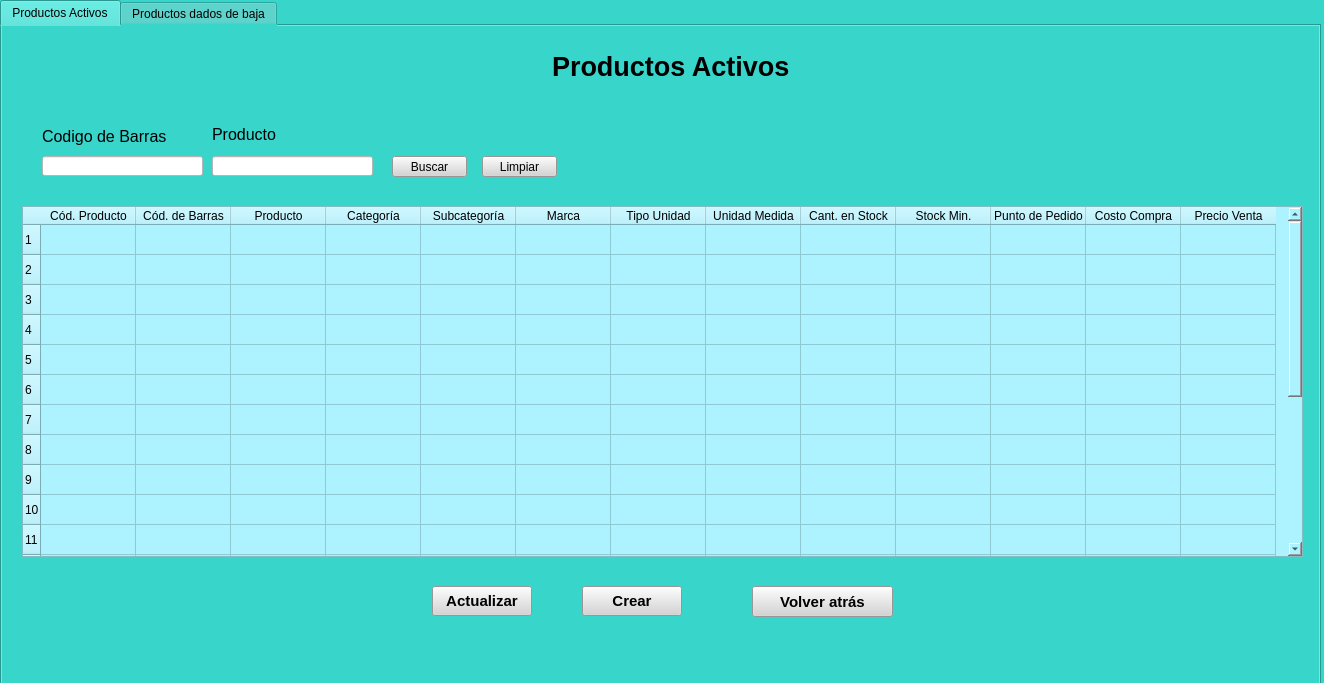
<?xml version="1.0" encoding="UTF-8"?>
<ui version="4.0">
 <class>controlstock</class>
 <widget class="QWidget" name="controlstock">
  <property name="geometry">
   <rect>
    <x>0</x>
    <y>0</y>
    <width>1324</width>
    <height>683</height>
   </rect>
  </property>
  <property name="windowTitle">
   <string>Control de Stock</string>
  </property>
  <property name="styleSheet">
   <string notr="true">background-color: rgb(56, 213, 203);</string>
  </property>
  <widget class="QTabWidget" name="tabWidget">
   <property name="geometry">
    <rect>
     <x>0</x>
     <y>0</y>
     <width>1321</width>
     <height>701</height>
    </rect>
   </property>
   <property name="styleSheet">
    <string notr="true">background-color: rgb(56, 213, 203);</string>
   </property>
   <property name="currentIndex">
    <number>0</number>
   </property>
   <widget class="QWidget" name="ProductosActivos">
    <attribute name="title">
     <string>Productos Activos</string>
    </attribute>
    <widget class="QLabel" name="label">
     <property name="geometry">
      <rect>
       <x>550</x>
       <y>20</y>
       <width>251</width>
       <height>41</height>
      </rect>
     </property>
     <property name="font">
      <font>
       <pointsize>20</pointsize>
       <weight>75</weight>
       <bold>true</bold>
      </font>
     </property>
     <property name="text">
      <string>Productos Activos</string>
     </property>
    </widget>
    <widget class="QLabel" name="label_2">
     <property name="geometry">
      <rect>
       <x>40</x>
       <y>100</y>
       <width>131</width>
       <height>21</height>
      </rect>
     </property>
     <property name="font">
      <font>
       <pointsize>12</pointsize>
      </font>
     </property>
     <property name="text">
      <string>Codigo de Barras</string>
     </property>
    </widget>
    <widget class="QLineEdit" name="input_codigo">
     <property name="geometry">
      <rect>
       <x>40</x>
       <y>130</y>
       <width>161</width>
       <height>20</height>
      </rect>
     </property>
     <property name="font">
      <font>
       <pointsize>12</pointsize>
      </font>
     </property>
     <property name="styleSheet">
      <string notr="true">background-color: rgb(255, 255, 255);</string>
     </property>
     <property name="maxLength">
      <number>15</number>
     </property>
    </widget>
    <widget class="QLineEdit" name="input_prod">
     <property name="geometry">
      <rect>
       <x>210</x>
       <y>130</y>
       <width>161</width>
       <height>20</height>
      </rect>
     </property>
     <property name="font">
      <font>
       <pointsize>12</pointsize>
      </font>
     </property>
     <property name="styleSheet">
      <string notr="true">background-color: rgb(255, 255, 255);</string>
     </property>
     <property name="maxLength">
      <number>20</number>
     </property>
    </widget>
    <widget class="QPushButton" name="btn_buscar">
     <property name="geometry">
      <rect>
       <x>390</x>
       <y>130</y>
       <width>75</width>
       <height>21</height>
      </rect>
     </property>
     <property name="styleSheet">
      <string notr="true">background-color: rgb(212, 212, 212);</string>
     </property>
     <property name="text">
      <string>Buscar</string>
     </property>
    </widget>
    <widget class="QTableWidget" name="table_product">
     <property name="enabled">
      <bool>true</bool>
     </property>
     <property name="geometry">
      <rect>
       <x>20</x>
       <y>180</y>
       <width>1281</width>
       <height>351</height>
      </rect>
     </property>
     <property name="sizePolicy">
      <sizepolicy hsizetype="Expanding" vsizetype="Expanding">
       <horstretch>0</horstretch>
       <verstretch>0</verstretch>
      </sizepolicy>
     </property>
     <property name="minimumSize">
      <size>
       <width>740</width>
       <height>350</height>
      </size>
     </property>
     <property name="styleSheet">
      <string notr="true">background-color: rgb(172, 242, 255);</string>
     </property>
     <property name="midLineWidth">
      <number>1</number>
     </property>
     <property name="verticalScrollBarPolicy">
      <enum>Qt::ScrollBarAsNeeded</enum>
     </property>
     <property name="horizontalScrollBarPolicy">
      <enum>Qt::ScrollBarAsNeeded</enum>
     </property>
     <property name="sizeAdjustPolicy">
      <enum>QAbstractScrollArea::AdjustToContents</enum>
     </property>
     <property name="rowCount">
      <number>20</number>
     </property>
     <property name="columnCount">
      <number>13</number>
     </property>
     <attribute name="horizontalHeaderCascadingSectionResizes">
      <bool>false</bool>
     </attribute>
     <attribute name="horizontalHeaderMinimumSectionSize">
      <number>30</number>
     </attribute>
     <attribute name="horizontalHeaderDefaultSectionSize">
      <number>95</number>
     </attribute>
     <attribute name="verticalHeaderDefaultSectionSize">
      <number>30</number>
     </attribute>
     <row/>
     <row/>
     <row/>
     <row/>
     <row/>
     <row/>
     <row/>
     <row/>
     <row/>
     <row/>
     <row/>
     <row/>
     <row/>
     <row/>
     <row/>
     <row/>
     <row/>
     <row/>
     <row/>
     <row/>
     <column>
      <property name="text">
       <string>Cód. Producto</string>
      </property>
     </column>
     <column>
      <property name="text">
       <string>Cód. de Barras</string>
      </property>
     </column>
     <column>
      <property name="text">
       <string>Producto</string>
      </property>
     </column>
     <column>
      <property name="text">
       <string>Categoría</string>
      </property>
     </column>
     <column>
      <property name="text">
       <string>Subcategoría</string>
      </property>
     </column>
     <column>
      <property name="text">
       <string>Marca</string>
      </property>
     </column>
     <column>
      <property name="text">
       <string>Tipo Unidad</string>
      </property>
     </column>
     <column>
      <property name="text">
       <string>Unidad Medida</string>
      </property>
     </column>
     <column>
      <property name="text">
       <string>Cant. en Stock</string>
      </property>
      <property name="textAlignment">
       <set>AlignCenter</set>
      </property>
     </column>
     <column>
      <property name="text">
       <string>Stock Min.</string>
      </property>
     </column>
     <column>
      <property name="text">
       <string>Punto de Pedido</string>
      </property>
     </column>
     <column>
      <property name="text">
       <string>Costo Compra</string>
      </property>
     </column>
     <column>
      <property name="text">
       <string>Precio Venta</string>
      </property>
     </column>
    </widget>
    <widget class="QLabel" name="label_3">
     <property name="geometry">
      <rect>
       <x>210</x>
       <y>100</y>
       <width>81</width>
       <height>16</height>
      </rect>
     </property>
     <property name="font">
      <font>
       <pointsize>12</pointsize>
      </font>
     </property>
     <property name="text">
      <string>Producto</string>
     </property>
    </widget>
    <widget class="QPushButton" name="btn_actualizar">
     <property name="geometry">
      <rect>
       <x>430</x>
       <y>560</y>
       <width>100</width>
       <height>30</height>
      </rect>
     </property>
     <property name="minimumSize">
      <size>
       <width>100</width>
       <height>30</height>
      </size>
     </property>
     <property name="font">
      <font>
       <pointsize>11</pointsize>
       <weight>75</weight>
       <bold>true</bold>
      </font>
     </property>
     <property name="cursor">
      <cursorShape>PointingHandCursor</cursorShape>
     </property>
     <property name="styleSheet">
      <string notr="true">background-color: rgb(212, 212, 212);</string>
     </property>
     <property name="text">
      <string>Actualizar</string>
     </property>
    </widget>
    <widget class="QPushButton" name="btn_create">
     <property name="geometry">
      <rect>
       <x>580</x>
       <y>560</y>
       <width>100</width>
       <height>30</height>
      </rect>
     </property>
     <property name="minimumSize">
      <size>
       <width>100</width>
       <height>30</height>
      </size>
     </property>
     <property name="font">
      <font>
       <pointsize>11</pointsize>
       <weight>75</weight>
       <bold>true</bold>
      </font>
     </property>
     <property name="cursor">
      <cursorShape>PointingHandCursor</cursorShape>
     </property>
     <property name="styleSheet">
      <string notr="true">background-color: rgb(212, 212, 212);</string>
     </property>
     <property name="text">
      <string>Crear</string>
     </property>
    </widget>
    <widget class="QPushButton" name="btn_volver">
     <property name="geometry">
      <rect>
       <x>750</x>
       <y>560</y>
       <width>141</width>
       <height>31</height>
      </rect>
     </property>
     <property name="minimumSize">
      <size>
       <width>140</width>
       <height>30</height>
      </size>
     </property>
     <property name="font">
      <font>
       <pointsize>11</pointsize>
       <weight>75</weight>
       <bold>true</bold>
      </font>
     </property>
     <property name="styleSheet">
      <string notr="true">background-color: rgb(212, 212, 212);</string>
     </property>
     <property name="text">
      <string>Volver atrás</string>
     </property>
    </widget>
    <widget class="QPushButton" name="btn_limpiar">
     <property name="geometry">
      <rect>
       <x>480</x>
       <y>130</y>
       <width>75</width>
       <height>21</height>
      </rect>
     </property>
     <property name="styleSheet">
      <string notr="true">background-color: rgb(212, 212, 212);</string>
     </property>
     <property name="text">
      <string>Limpiar</string>
     </property>
    </widget>
   </widget>
   <widget class="QWidget" name="ProductosDadosDeBaja">
    <attribute name="title">
     <string>Productos dados de baja</string>
    </attribute>
    <widget class="QLineEdit" name="input_prod_2">
     <property name="geometry">
      <rect>
       <x>210</x>
       <y>130</y>
       <width>161</width>
       <height>20</height>
      </rect>
     </property>
     <property name="font">
      <font>
       <pointsize>12</pointsize>
      </font>
     </property>
     <property name="styleSheet">
      <string notr="true">background-color: rgb(255, 255, 255);</string>
     </property>
     <property name="maxLength">
      <number>20</number>
     </property>
    </widget>
    <widget class="QPushButton" name="btn_volver_2">
     <property name="geometry">
      <rect>
       <x>760</x>
       <y>560</y>
       <width>141</width>
       <height>31</height>
      </rect>
     </property>
     <property name="minimumSize">
      <size>
       <width>140</width>
       <height>30</height>
      </size>
     </property>
     <property name="font">
      <font>
       <pointsize>11</pointsize>
       <weight>75</weight>
       <bold>true</bold>
      </font>
     </property>
     <property name="styleSheet">
      <string notr="true">background-color: rgb(212, 212, 212);</string>
     </property>
     <property name="text">
      <string>Volver atrás</string>
     </property>
    </widget>
    <widget class="QLabel" name="label_4">
     <property name="geometry">
      <rect>
       <x>40</x>
       <y>100</y>
       <width>131</width>
       <height>21</height>
      </rect>
     </property>
     <property name="font">
      <font>
       <pointsize>12</pointsize>
      </font>
     </property>
     <property name="text">
      <string>Codigo de Barras</string>
     </property>
    </widget>
    <widget class="QPushButton" name="btn_actualizar_2">
     <property name="geometry">
      <rect>
       <x>440</x>
       <y>560</y>
       <width>100</width>
       <height>30</height>
      </rect>
     </property>
     <property name="minimumSize">
      <size>
       <width>100</width>
       <height>30</height>
      </size>
     </property>
     <property name="font">
      <font>
       <pointsize>11</pointsize>
       <weight>75</weight>
       <bold>true</bold>
      </font>
     </property>
     <property name="cursor">
      <cursorShape>PointingHandCursor</cursorShape>
     </property>
     <property name="styleSheet">
      <string notr="true">background-color: rgb(212, 212, 212);</string>
     </property>
     <property name="text">
      <string>Actualizar</string>
     </property>
    </widget>
    <widget class="QLineEdit" name="input_codigo_2">
     <property name="geometry">
      <rect>
       <x>40</x>
       <y>130</y>
       <width>161</width>
       <height>20</height>
      </rect>
     </property>
     <property name="font">
      <font>
       <pointsize>12</pointsize>
      </font>
     </property>
     <property name="styleSheet">
      <string notr="true">background-color: rgb(255, 255, 255);</string>
     </property>
     <property name="maxLength">
      <number>15</number>
     </property>
    </widget>
    <widget class="QLabel" name="label_5">
     <property name="geometry">
      <rect>
       <x>210</x>
       <y>100</y>
       <width>81</width>
       <height>16</height>
      </rect>
     </property>
     <property name="font">
      <font>
       <pointsize>12</pointsize>
      </font>
     </property>
     <property name="text">
      <string>Producto</string>
     </property>
    </widget>
    <widget class="QLabel" name="label_6">
     <property name="geometry">
      <rect>
       <x>490</x>
       <y>30</y>
       <width>351</width>
       <height>41</height>
      </rect>
     </property>
     <property name="font">
      <font>
       <pointsize>20</pointsize>
       <weight>75</weight>
       <bold>true</bold>
      </font>
     </property>
     <property name="text">
      <string>Productos dados de baja</string>
     </property>
    </widget>
    <widget class="QTableWidget" name="table_product_2">
     <property name="enabled">
      <bool>true</bool>
     </property>
     <property name="geometry">
      <rect>
       <x>20</x>
       <y>180</y>
       <width>1281</width>
       <height>351</height>
      </rect>
     </property>
     <property name="minimumSize">
      <size>
       <width>740</width>
       <height>350</height>
      </size>
     </property>
     <property name="styleSheet">
      <string notr="true">background-color: rgb(172, 242, 255);
background-color: rgb(255, 255, 127);</string>
     </property>
     <property name="midLineWidth">
      <number>1</number>
     </property>
     <property name="sizeAdjustPolicy">
      <enum>QAbstractScrollArea::AdjustToContents</enum>
     </property>
     <property name="rowCount">
      <number>20</number>
     </property>
     <attribute name="horizontalHeaderCascadingSectionResizes">
      <bool>false</bool>
     </attribute>
     <attribute name="horizontalHeaderDefaultSectionSize">
      <number>103</number>
     </attribute>
     <attribute name="verticalHeaderDefaultSectionSize">
      <number>30</number>
     </attribute>
     <row/>
     <row/>
     <row/>
     <row/>
     <row/>
     <row/>
     <row/>
     <row/>
     <row/>
     <row/>
     <row/>
     <row/>
     <row/>
     <row/>
     <row/>
     <row/>
     <row/>
     <row/>
     <row/>
     <row/>
     <column>
      <property name="text">
       <string>CodProducto</string>
      </property>
     </column>
     <column>
      <property name="text">
       <string>Código de Barras</string>
      </property>
     </column>
     <column>
      <property name="text">
       <string>Producto</string>
      </property>
     </column>
     <column>
      <property name="text">
       <string>Categoría</string>
      </property>
     </column>
     <column>
      <property name="text">
       <string>Subcategoría</string>
      </property>
     </column>
     <column>
      <property name="text">
       <string>Marca</string>
      </property>
     </column>
     <column>
      <property name="text">
       <string>Tipo Unidad</string>
      </property>
     </column>
     <column>
      <property name="text">
       <string>Unidad de Medida</string>
      </property>
     </column>
     <column>
      <property name="text">
       <string>Cant. en Stock</string>
      </property>
      <property name="textAlignment">
       <set>AlignCenter</set>
      </property>
     </column>
     <column>
      <property name="text">
       <string>Punto de Pedido</string>
      </property>
     </column>
     <column>
      <property name="text">
       <string>Costo de Compra</string>
      </property>
     </column>
     <column>
      <property name="text">
       <string>Precio Venta</string>
      </property>
     </column>
    </widget>
    <widget class="QPushButton" name="btn_buscar_2">
     <property name="geometry">
      <rect>
       <x>390</x>
       <y>130</y>
       <width>75</width>
       <height>21</height>
      </rect>
     </property>
     <property name="styleSheet">
      <string notr="true">background-color: rgb(212, 212, 212);</string>
     </property>
     <property name="text">
      <string>Buscar</string>
     </property>
    </widget>
    <widget class="QPushButton" name="btn_darDeAlta">
     <property name="geometry">
      <rect>
       <x>590</x>
       <y>560</y>
       <width>111</width>
       <height>30</height>
      </rect>
     </property>
     <property name="minimumSize">
      <size>
       <width>100</width>
       <height>30</height>
      </size>
     </property>
     <property name="font">
      <font>
       <pointsize>11</pointsize>
       <weight>75</weight>
       <bold>true</bold>
      </font>
     </property>
     <property name="cursor">
      <cursorShape>PointingHandCursor</cursorShape>
     </property>
     <property name="styleSheet">
      <string notr="true">background-color: rgb(212, 212, 212);</string>
     </property>
     <property name="text">
      <string>Dar de alta</string>
     </property>
    </widget>
    <widget class="QPushButton" name="btn_limpiar_2">
     <property name="geometry">
      <rect>
       <x>480</x>
       <y>130</y>
       <width>75</width>
       <height>21</height>
      </rect>
     </property>
     <property name="styleSheet">
      <string notr="true">background-color: rgb(212, 212, 212);</string>
     </property>
     <property name="text">
      <string>Limpiar</string>
     </property>
    </widget>
   </widget>
  </widget>
 </widget>
 <resources/>
 <connections/>
</ui>
